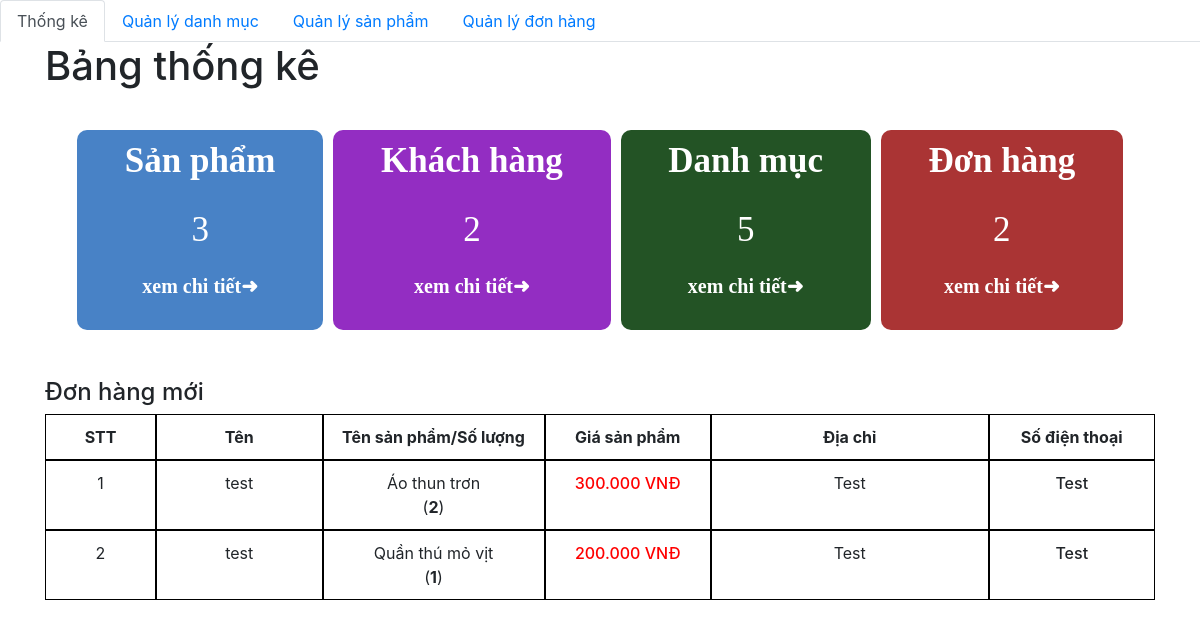
The page /admin/index.php (signed in) on the database its author committed.
### tables this page shows
CREATE TABLE `order_details` (
  `id` int(11) NOT NULL,
  `order_id` int(11) NOT NULL,
  `id_user` int(11) NOT NULL,
  `product_id` int(11) NOT NULL,
  `num` int(11) NOT NULL,
  `price` int(11) NOT NULL,
  `status` varchar(255) NOT NULL
);

CREATE TABLE `orders` (
  `id` int(11) NOT NULL,
  `fullname` varchar(255) NOT NULL,
  `phone` varchar(11) NOT NULL,
  `address` varchar(255) NOT NULL,
  `note` varchar(255) NOT NULL,
  `order_date` datetime NOT NULL
);

CREATE TABLE `product` (
  `id` int(11) NOT NULL,
  `title` varchar(255) NOT NULL,
  `price` float NOT NULL,
  `num` int(11) NOT NULL,
  `thumbnail` varchar(255) NOT NULL,
  `content` longtext NOT NULL,
  `id_category` int(11) NOT NULL
);

### database/dbhelper.php (called while the page is built, shortened)
<?php
function executeResult($sql)
{
	$conn = mysqli_connect(HOST, USERNAME, PASSWORD, DATABASE);
	$query = mysqli_query($conn, $sql);
	$data   = [];
	while ($row = mysqli_fetch_array($query, 1)) {
		$data[] = $row;
	}
	return $data;
}

### admin/index.php (the view, shortened to what this page needs)
<?php require_once('../database/dbhelper.php'); ?>
<!DOCTYPE html>
<html>
<head>
    <link rel="stylesheet" href="https://maxcdn.bootstrapcdn.com/bootstrap/4.4.1/css/bootstrap.min.css">
    <link href="https://cdn.jsdelivr.net/npm/summernote@0.8.18/dist/summernote.min.css" rel="stylesheet">
    <link rel="stylesheet" href="style.css">
</head>
<body>
    <div id="wrapper">
        <header>
            <ul class="nav nav-tabs">
                <li class="nav-item">
                    <a class="nav-link active" href="category/index.php">Thống kê</a>
                </li>
                <li class="nav-item">
                    <a class="nav-link" href="category/index.php">Quản lý danh mục</a>
                </li>
                <li class="nav-item">
                    <a class="nav-link" href="product/">Quản lý sản phẩm</a>
                </li>
                <li class="nav-item ">
                    <a class="nav-link " href="dashboard.php">Quản lý đơn hàng</a>
                </li>
            </ul>
        </header>
        <div class="container">
            <main>
                <h1>Bảng thống kê</h1>
                <section class="dashboard">
                    <div class="table">
                        <div class="sp">
                            <p>Sản phẩm</p>
                            <?php
                            $sql = "SELECT * FROM `product`";
                            $conn = mysqli_connect(HOST, USERNAME, PASSWORD, DATABASE);
                            $result = mysqli_query($conn, $sql);
                            echo '<span>' . mysqli_num_rows($result) . '</span>';
                            ?>
                            <p><a href="product/">xem chi tiết➜</a></p>
                        </div>
                        <div class="sp kh">
                            <p>Khách hàng</p>
                            <?php
                            $sql = "SELECT * FROM `user`";
                            $conn = mysqli_connect(HOST, USERNAME, PASSWORD, DATABASE);
                            $result = mysqli_query($conn, $sql);
                            echo '<span>' . mysqli_num_rows($result) . '</span>';
                            ?>
                            <p><a href="">xem chi tiết➜</a></p>
                        </div>
                        <div class="sp dm">
                            <p>Danh mục</p>
                            <?php
                            $sql = "SELECT * FROM `category`";
                            $conn = mysqli_connect(HOST, USERNAME, PASSWORD, DATABASE);
                            $result = mysqli_query($conn, $sql);
                            echo '<span>' . mysqli_num_rows($result) . '</span>';
                            ?>
                            <p><a href="category/">xem chi tiết➜</a></p>
                        </div>
                        <div class="sp dh">
                            <p>Đơn hàng</p>
                            <?php
                            $sql = "SELECT * FROM `order_details`";
                            $conn = mysqli_connect(HOST, USERNAME, PASSWORD, DATABASE);
                            $result = mysqli_query($conn, $sql);
                            echo '<span>' . mysqli_num_rows($result) . '</span>';
                            ?>
                            <p><a href="dashboard.php">xem chi tiết➜</a></p>
                        </div>
                    </div>
                </section>
                <section class="new-order">
                    <h4>Đơn hàng mới</h4>
                    <table>
                        <tr class="bold">
                            <td>STT</td>
                            <td>Tên</td>
                            <td>Tên sản phẩm/Số lượng</td>
                            <td>Giá sản phẩm</td>
                            <td>Địa chỉ</td>
                            <td>Số điện thoại</td>
                        </tr>
                        <?php
                            try {
                                if (isset($_GET['page'])) {
                                    $page = $_GET['page'];
                                } else {
                                    $page = 1;
                                }
                                $limit = 10;
                                $start = ($page - 1) * $limit;
                                $sql = "SELECT *,order_details.num as numdetails from orders, order_details, product
                                where order_details.order_id=orders.id and product.id=order_details.product_id ORDER BY order_date DESC limit $start,$limit ";
                                $order_details_List = executeResult($sql);
                                $count = 0;
                                foreach ($order_details_List as $item) {
                                    echo '
                                        <tr style="text-align: center;">
                                            <td>' . (++$count) . '</td>
                                            <td>' . $item['fullname'] . '</td>
                                            <td>' . $item['title'] . '<br>(<strong>' . $item['numdetails'] . '</strong>)</td>
                                            <td class="b-500 red">' . number_format($item['numdetails'] * $item['price'], 0, ',', '.') . '<span> VNĐ</span></td>
                                            <td>' . $item['address'] . '</td>
                                            <td class="b-500">' . $item['phone'] . '</td>
                                        </tr>
                                    ';
                                }
                            } catch (Exception $e) {
                                die("Lỗi thực thi sql: " . $e->getMessage());
                            }
                            ?>
                    </table>
                </section>
            </main>
        </div>
    </div>
</body>
</html>

### admin/style.css (style rules this page uses)
.dashboard .table { padding: 2rem; display: grid; grid-column-gap: 10px; grid-template-columns: auto auto auto auto; }
.dashboard .table .sp { color: white; background-color: #4882c6; padding: 5px; border-radius: 10px; text-align: center; }
.dashboard .table .kh { background-color: #932dc2; }
.dashboard .table .dm { background-color: rgb(35, 83, 37); }
.dashboard .table .dh { background-color: rgb(170, 52, 52); }
.dashboard .table .sp>p { font-size: 35px; text-align: center; font-weight: bold; font-family: "Bebas Neue", cursive; }
.dashboard .table .sp span { text-align: center; font-size: 35px; padding: 2rem 0; font-family: "Bebas Neue", cursive; }
.dashboard .table .sp p>a { text-decoration: none; color: white; font-size: 20px; transition: all 0.3s; }
table { width: 100%; }
table tr { text-align: center; width: 100%; display: grid; grid-template-columns: 10% 15% 20% 15% 25% 15% ; }
table tr.bold { font-weight: bold; }
table tr td { padding: 10px 0; border: 1px solid black; }

### admin/index.php (style rules this page uses)
#wrapper { padding-bottom: 5rem; }
.b-500 { font-weight: 500; }
.red { color: red; }

### rows shown on the page
order_details: order.fullname "test", product.title "Áo thun trơn", num "2", $item['numdetails']*$item['price'] "300.000", order.address "Test", order.phone "Test"
order_details: order.fullname "test", product.title "Quần thú mỏ vịt", num "1", $item['numdetails']*$item['price'] "200.000", order.address "Test", order.phone "Test"

### other values the page prints
mysqli_num_rows($result) "3"
mysqli_num_rows($result) "2"
mysqli_num_rows($result) "5"
